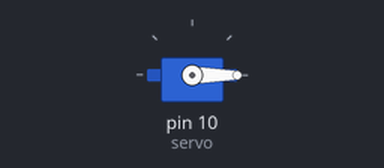
The sketch below on a simulated Arduino Uno, built with avr-gcc and run on an emulated ATmega328P. On the bench: servo.

Above: at 0.05 s.
At 1.95 s:
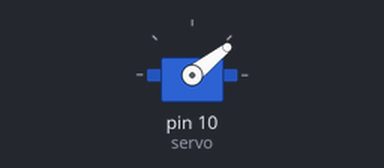
At 3.9 s:
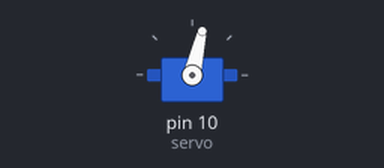
At 7.8 s:
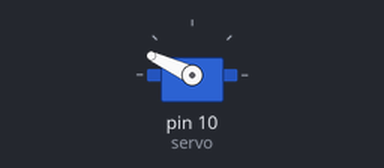
Timing chart, 0 to 10.2 s (numbered marks = the images above):
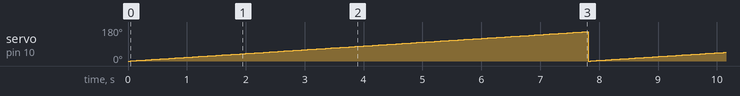

The sketch:

SERVO_TEST.ino
```cpp
/*
  GIWIL GIDWANI
  SERVO TEST
  28/8/2018
*/

#include <Servo.h>

Servo servo;

void setup(){
  servo.attach(10);
}

void loop(){
  for(int i=0;i<=155;i++){
      servo.write(i);
      delay(50);
    }
}
```

Measured:
- by itself, servo on pin 10 (servo): ramps from 0° to 155° and jumps back, once every 7.8 s
